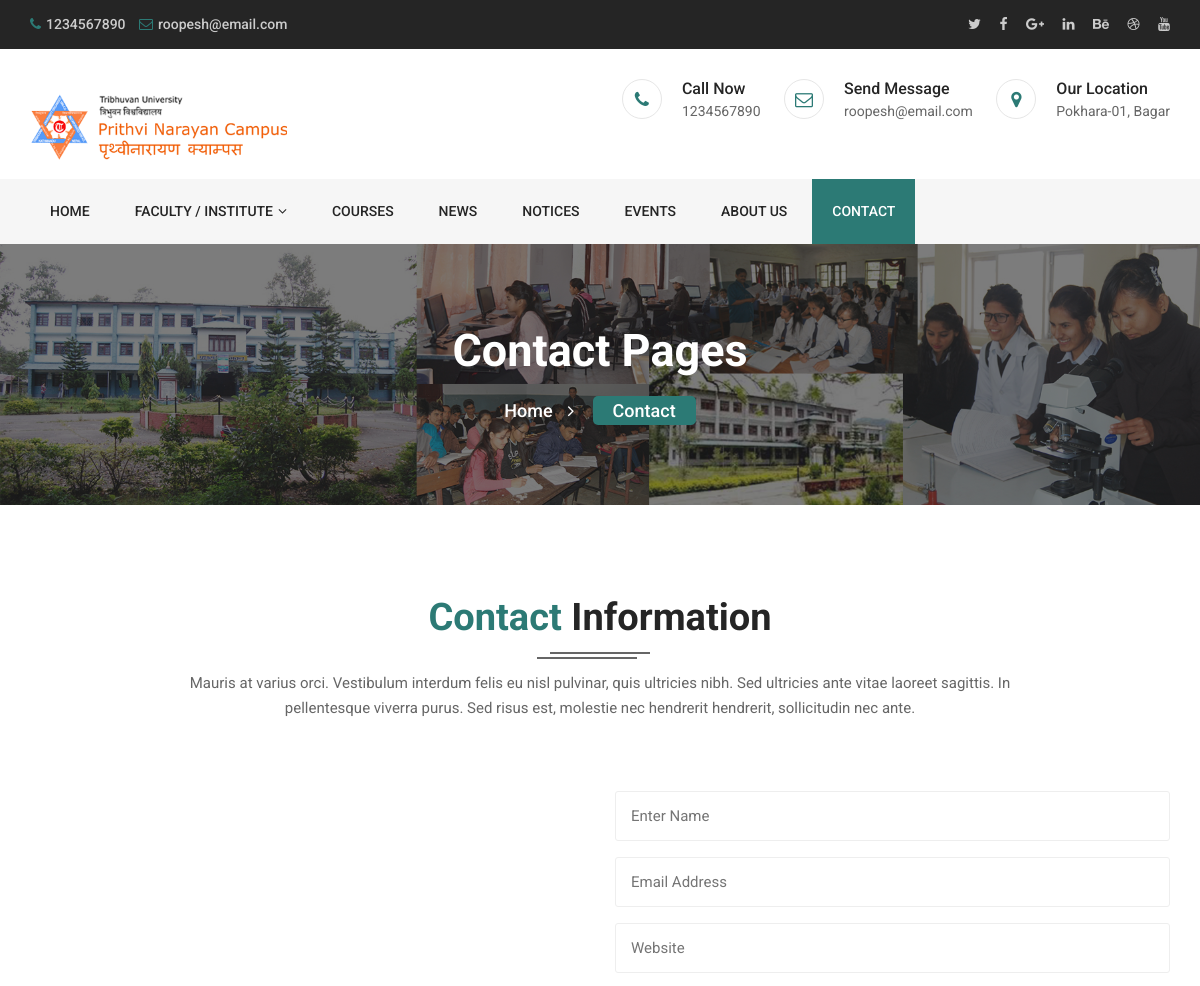
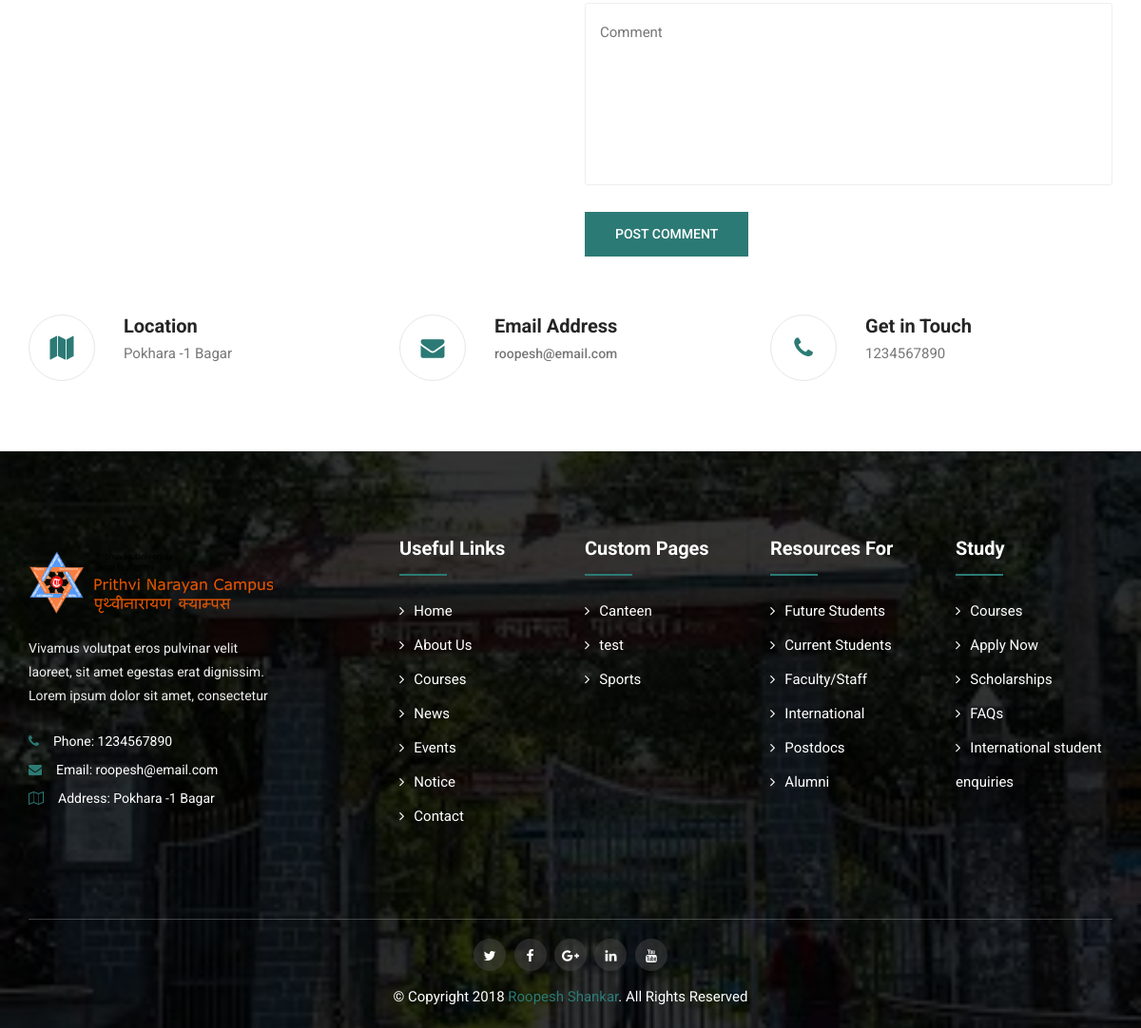
The page /contact-us/ on the database its author committed (2 pictures, top to bottom).
### home/models.py (models this page shows)
class Content(models.Model):
    email = models.EmailField(max_length=254)
    phone = models.CharField(max_length=14)
    address = models.CharField(max_length=254)
    contact_info = models.TextField()
    logo_img = models.ImageField(upload_to="images/")
    header_text = models.CharField( max_length=254)

### category/models.py (models this page shows, shortened)
class Custom_Page(models.Model):
    IS_ACTIVE = (
        ('T', 'Active'),
        ('F', 'In-Active'),
    )
    name = models.CharField(max_length=254)
    header = models.CharField(max_length=254)
    content = HTMLField()
    image = models.ImageField(upload_to="custom_pages/", height_field=None, width_field=None, max_length=None)
    is_active = models.CharField(max_length=1, choices=IS_ACTIVE)
    slug = models.SlugField(unique=True, blank=True)

### contact/views.py (the view)
# urls.py: path('', include('contact.urls')),
def contact(request):
    form = ContactForm(request.POST or None)
    if form.is_valid():
        form.save()
        form = ContactForm()
        return HttpResponseRedirect('/contact-us/')
    context = {
    'departments': departments,
    'programs': programs,
    'pages': pages,
    'faculties': faculties,
    'institutes': institutes,
    'content':content,
    'form':form,
    }
    return render(request, 'contact/contact.html', context)

### contact/forms.py
class ContactForm(forms.ModelForm):
    class Meta:
        model = Contact
        fields = ['name' , 'email' , 'title', 'comment']

### contact/templates/contact/contact.html (shortened to what this page needs)
{% extends 'home/base.html' %}
{% load static %}
{% block content %}
		<header class="header">
			<div class="topbar">
				<div class="container">
					<div class="row">
						<div class="col-lg-8 col-12">
							<ul class="content">
								<li><i class="fa fa-phone"></i>{{content.phone}}</li>
								<li><a href="mailto:info@yourdomain.com"><i class="fa fa-envelope-o"></i>{{content.email}}</a></li>
							</ul>
						</div>
						<div class="col-lg-4 col-12">
							<ul class="social">
								<li><a href="#"><i class="fa fa-twitter"></i></a></li>
								<li><a href="#"><i class="fa fa-facebook"></i></a></li>
								<li><a href="#"><i class="fa fa-google-plus "></i></a></li>
								<li><a href="#"><i class="fa fa-linkedin"></i></a></li>
								<li><a href="#"><i class="fa fa-behance"></i></a></li>
								<li><a href="#"><i class="fa fa-dribbble"></i></a></li>
								<li><a href="#"><i class="fa fa-youtube"></i></a></li>
							</ul>
						</div>
					</div>
				</div>
			</div>
			<div class="header-inner">
				<div class="container">
					<div class="row">
						<div class="col-lg-3 col-md-3 col-12">
							<div class="logo">
								<a href="index.html"><img src="{% static 'images/logo.png' %}" alt="#"></a>
							</div>
						</div>
						<div class="col-lg-9 col-md-9 col-12">
							<div class="header-widget">
								<div class="single-widget">
									<i class="fa fa-phone"></i>
									<h4>Call Now<span>{{content.phone}}</span></h4>
								</div>
								<div class="single-widget">
									<i class="fa fa-envelope-o"></i>
									<h4>Send Message<a href="{{content.email}}"><span>{{content.email}}</span></a></h4>
								</div>
								<div class="single-widget">
									<i class="fa fa-map-marker"></i>
									<h4>Our Location<span>Pokhara-01, Bagar </span></h4>
								</div>
							</div>
						</div>
					</div>
				</div>
			</div>
			<div class="header-menu">
				<div class="container">
					<div class="row">
						<div class="col-12">
							<nav class="navbar navbar-default">
								<div class="navbar-collapse">
									<ul id="nav" class="nav menu navbar-nav">
										<li><a href="/">Home</a></li>
										<li ><a href="#">Faculty&nbsp;/&nbsp;Institute<i class="fa fa-angle-down"></i></a>
										</li>
										<li><a href="/courses/">Courses</a></li>
										<li><a href="/news/">News</a></li>
										<li><a href="/notice/">Notices</a></li>
										<li><a href="/events/">Events</a></li>
										<li><a href="/about-us/">About Us</a></li>
										<li class="active"><a href="/contact-us/">Contact</a></li>
									</ul>
								</div>
							</nav>
						</div>
					</div>
				</div>
			</div>
		</header>
		<section class="breadcrumbs overlay">
			<div class="container">
				<div class="row">
					<div class="col-12">
						<h2>Contact Pages</h2>
						<ul class="bread-list">
							<li><a href="index.html">Home<i class="fa fa-angle-right"></i></a></li>
							<li class="active"><a href="contact.html">Contact</a></li>
						</ul>
					</div>
				</div>
			</div>
		</section>
		<section id="contact" class="contact section">
			<div class="container">
				<div class="row">
					<div class="col-md-12">
						<div class="section-title">
							<h2><span>Contact</span> Information</h2>
							<p>Mauris at varius orci. Vestibulum interdum felis eu nisl pulvinar, quis ultricies nibh. Sed ultricies ante vitae laoreet sagittis. In pellentesque viverra purus. Sed risus est, molestie nec hendrerit hendrerit, sollicitudin nec ante.  </p>
						</div>
					</div>
				</div>
				<div class="contact-head">
					<div class="row">
						<div class="col-lg-6 col-md-6 col-12">
							<div class="contact-map">
								<div id="map"></div>
							</div>
						</div>
						<div class="col-lg-6 col-md-6 col-12">
							<div class="form-head">
								<form class="form" method="POST">
									<div class="form-group">
										<input name="name" type="text" placeholder="Enter Name">
									</div>
									<div class="form-group">
										<input name="email" type="email" placeholder="Email Address">
									</div>
									<div class="form-group">
										<input name="title" type="text" placeholder="Website">
									</div>
									<div class="form-group">
										<textarea name="comment" placeholder="Comment"></textarea>
									</div>
									<div class="form-group">
										<div class="button">
											<button type="submit" class="btn primary">Post Comment</button>
										</div>
									</div>
								</form>
							</div>
						</div>
					</div>
				</div>
				<div class="contact-bottom">
					<div class="row">
						<div class="col-lg-4 col-md-4 col-12">
							<div class="contact-info">
								<div class="icon"><i class="fa fa-map"></i></div>
								<h3>Location</h3>
								<p>{{content.address}}</p>
							</div>
						</div>
						<div class="col-lg-4 col-md-4 col-12">
							<div class="contact-info">
								<div class="icon"><i class="fa fa-envelope"></i></div>
								<h3>Email Address</h3>
								<a href="mailto:{{content.email}}">{{content.email}}</a>
							</div>
						</div>
						<div class="col-lg-4 col-md-4 col-12">
							<div class="contact-info">
								<div class="icon"><i class="fa fa-phone"></i></div>
								<h3>Get in Touch</h3>
								<p>{{content.phone}}</p>
							</div>
						</div>
					</div>
				</div>
			</div>
		</section>
		<footer class="footer overlay section wow fadeIn">
			<div class="footer-top">
				<div class="container">
					<div class="row">
						<div class="col-lg-3 col-md-6 col-12">
							<div class="single-widget about">
								<div class="logo"><a href="#"><img src="{% static 'images/logo.png' %}" alt="#"></a></div>
								<p>Vivamus volutpat eros pulvinar velit laoreet, sit amet egestas erat dignissim. Lorem ipsum dolor sit amet, consectetur</p>
								<ul class="list">
									<li><i class="fa fa-phone"></i>Phone: {{content.phone}} </li>
									<li><i class="fa fa-envelope"></i>Email: <a href="mailto:{{content.email}}">{{content.email}}</a></li>
									<li><i class="fa fa-map-o"></i>Address: {{content.address}}</li>
								</ul>
							</div>
						</div>
						<div class="col-md-1"></div>
						<div class="col-lg-2 col-md-6 col-12">
							<div class="single-widget useful-links">
								<h2>Useful Links</h2>
								<ul>
									<li><a href="#"><i class="fa fa-angle-right"></i>Home</a></li>
									<li><a href="#"><i class="fa fa-angle-right"></i>About Us</a></li>
									<li><a href="#"><i class="fa fa-angle-right"></i>Courses</a></li>
									<li><a href="#"><i class="fa fa-angle-right"></i>News</a></li>
									<li><a href="#"><i class="fa fa-angle-right"></i>Events</a></li>
									<li><a href="#"><i class="fa fa-angle-right"></i>Notice</a></li>
									<li><a href="#"><i class="fa fa-angle-right"></i>Contact</a></li>
								</ul>
							</div>
						</div>
						<div class="col-lg-2 col-md-6 col-12">
							<div class="single-widget useful-links">
								<h2>Custom Pages</h2>
								{% for p in pages  %}
								<ul>
									<li><a href="/pages/{{p.slug}}"><i class="fa fa-angle-right"></i>{{p.name}}</a></li>
								</ul>
								{% endfor %}
							</div>
						</div>
						<div class="col-lg-2 col-md-6 col-12">
							<div class="single-widget useful-links">
								<h2>Resources For</h2>
								<ul>
									<li><a href="#"><i class="fa fa-angle-right"></i>Future Students</a></li>
									<li><a href="#"><i class="fa fa-angle-right"></i>Current Students</a></li>
									<li><a href="#"><i class="fa fa-angle-right"></i>Faculty/Staff</a></li>
									<li><a href="#"><i class="fa fa-angle-right"></i>International</a></li>
									<li><a href="#"><i class="fa fa-angle-right"></i>Postdocs</a></li>
									<li><a href="#"><i class="fa fa-angle-right"></i>Alumni</a></li>
								</ul>
							</div>
						</div>
						<div class="col-lg-2 col-md-6 col-12">
							<div class="single-widget useful-links">
								<h2>Study</h2>
								<ul>
									<li><a href="#"><i class="fa fa-angle-right"></i>Courses</a></li>
									<li><a href="#"><i class="fa fa-angle-right"></i>Apply Now</a></li>
									<li><a href="#"><i class="fa fa-angle-right"></i>Scholarships</a></li>
									<li><a href=""><i class="fa fa-angle-right"></i>FAQs</a></li>
									<li><a href="#"><i class="fa fa-angle-right"></i>International student enquiries</a></li>
								</ul>
							</div>
						</div>
					</div>
				</div>
			</div>
			<div class="footer-bottom">
				<div class="container">
					<div class="row">
						<div class="col-12">
							<div class="bottom-head">
								<div class="row">
									<div class="col-12">
										<ul class="social">
											<li><a href="#"><i class="fa fa-twitter"></i></a></li>
											<li><a href="#"><i class="fa fa-facebook"></i></a></li>
											<li><a href="#"><i class="fa fa-google-plus"></i></a></li>
											<li><a href="#"><i class="fa fa-linkedin"></i></a></li>
											<li><a href="#"><i class="fa fa-youtube"></i></a></li>
										</ul>
										<div class="copyright">
											<p>© Copyright 2018 <a href="#">Roopesh Shankar</a>. All Rights Reserved</p>
										</div>
									</div>
								</div>
							</div>
						</div>
					</div>
				</div>
			</div>
		</footer>
		{% endblock content %}

### static/css/color/color1.css (style rules this page uses)
.header .content li i,.header .social li:hover a,.header .single-widget i,.header .button .btn:hover i,.home-slider .single-slider h1 span,.home-slider .owl-carousel .owl-nav div:hover,.enroll .form-group input:hover,.enroll .form-group textarea:hover,.courses .single-course .btn:hover,.courses .single-course h4 span,.courses .single-course h4:hover a,.courses.single .single-info i,.courses.single .course-required h4,.courses.single .course-required ul li span,.team-style2 .team-content .social li:hover a,.team-style2 .team-content .social li.active,.team-details .address li a:hover,.team-details .address li i,.testimonials .main-content:before, .testimonials .main-content:after,.testimonials .owl-carousel .owl-nav div:hover,.events .event-content .meta span i,.events .event-content .btn,.events.single .event-content h2:hover a,.blog .blog-content .blog-title:hover a,.blog .blog-info a i,.blog.b-archives.single .blog-info a i,.blog.b-archives.single .blog-title a:hover,.blog.b-archives.single .form-group input:hover,.blog.b-archives.single .form-group textarea:hover,.learnedu-sidebar .search input:hover,.learnedu-sidebar .single-widget h3 span,.learnedu-sidebar .post-info h4:hover a,.learnedu-sidebar .post-info span i,.learnedu-sidebar .course-content a:hover,.learnedu-sidebar .course-content .meta span i,.learnedu-sidebar .calendar li a:hover, .learnedu-sidebar .calendar li a:hover i,.learnedu-sidebar .tags ul li a:hover,.error-page .error-inner h2 span,.contact .contact-info .icon i,.contact .contact-info a:hover,.footer .list li i,.footer .useful-links ul li a:hover,.footer .single-news h4 a:hover,.footer .social li a:hover,.footer .copyright a,.section-title h2 span { color: #2C7A75; }
.header .nav li:hover a,.header .nav li.active a,.header .nav li .dropdown li:hover a,.header .nav li .dropdown li .dropdown.submenu li:hover a,.header .button .btn,.home-slider .single-slider .btn:before,.home-slider .single-slider .btn.primary,.enroll .form-title,.enroll .form-group .btn:hover,.cta .cta-inner:before,.courses .course-head a,.courses .course-meta .price,.courses .owl-carousel .owl-nav div:hover,.courses.archives .pagination li:hover a,.courses.archives .pagination li.active a,.courses.single .course-price .btn,.courses.single .course-feature h4:before,.team .button .btn,.team-style2 .single-team .image:before,.team-details .member-detail .social li a:hover,.team-details .member-detail .social li a.active,.team-details .progress .progress-bar,.team-details .progress .percent,.events .single-event .head .btn,.events .event-content .btn:before,.events .owl-carousel .owl-nav div:hover,.events.archives .pagination li:hover a, .events.archives .pagination li.active a,.events.single .social li:hover a,.events.single .owl-carousel .owl-nav div:hover,.fun-facts::before,.blog .blog-head .date,.blog .blog-content .btn,.blog .owl-carousel .owl-nav div:hover,.blog .owl-dots .owl-dot span,.blog .owl-dots .owl-dot.active span,.blog.b-archives .pagination li:hover a, .blog.b-archives .pagination li.active a,.blog.b-archives.single .b-gallery .owl-nav div:hover,.blog.b-archives.single .blog-bottom .share li:hover a,.blog.b-archives.single .blog-bottom .prev-next li a,.blog.b-archives.single .form-group button,.learnedu-sidebar .search .button,.about-us .single-image .btn:hover,.about-us .about-text h2:before,.about-us .about-text .btn,.faq .panel.active .faq-title a,.error-page .search-form .btn,.contact .form-head .form-group button,.slicknav_nav,.footer .single-widget h2:before,.footer .newsletter .button,#scrollUp,.breadcrumbs ul li.active a { background: #2C7A75; }

### rows shown on the page
Content: phone "1234567890", email "roopesh@email.com", address "Pokhara -1 Bagar"
Custom_Page: name "Canteen"
Custom_Page: name "test"
Custom_Page: name "Sports"
